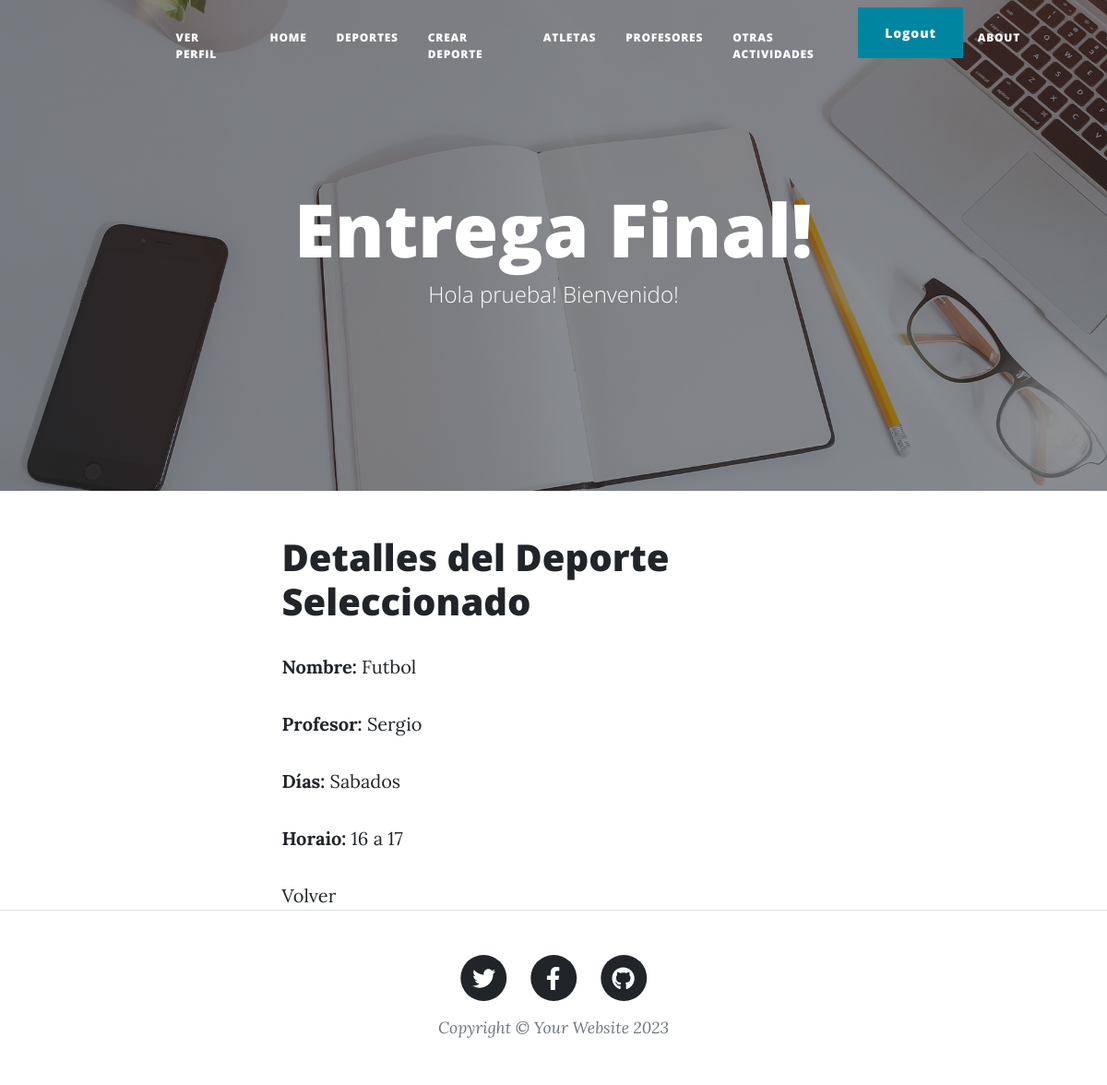
/detalle-deporte/4 (signed in), run on the app's committed database.
### mi_primer_app/models.py (models this page shows, shortened)
class Deporte(models.Model):
    nombre = models.CharField(max_length=100)
    profesor = models.CharField(max_length=100)
    dias = models.CharField(max_length=100)
    horarios = models.CharField(max_length=20)

### mi_primer_app/views.py (the view)
# urls.py: path('detalle-deporte/<int:pk>', DeporteDetailView.as_view(), name='detalle-deporte'),
class DeporteDetailView(DetailView):
     model = Deporte
     template_name = 'mi_primer_app/detalle_deporte.html'
     context_object_name = 'deportes'

### mi_primer_app/templates/mi_primer_app/detalle_deporte.html
{% extends "padre.html" %}
{% block content %}
<h1>Detalles del Deporte Seleccionado</h1>
{% if deportes %}
        <p><strong>Nombre:</strong> {{ deportes.nombre }}</p>
        <p><strong>Profesor:</strong> {{ deportes.profesor }}</p>
        <p><strong>Días:</strong> {{ deportes.dias }}</p>
        <p><strong>Horaio:</strong> {{ deportes.horarios }}</p>
{% endif %}
<a href="{% url 'deportes' %}">Volver</a>
{% endblock %}

### templates/padre.html (shortened to what this page needs)
{% load static %}
<!DOCTYPE html>
<html lang="en">
    <head>
        <link href="{% static 'css/styles.css' %}" rel="stylesheet" />
    </head>
    <body>
        <nav class="navbar navbar-expand-lg navbar-light" id="mainNav">
            <div class="container px-4 px-lg-5">
                  {% if user.avatar.imagen %}
                        <ul class="navbar-nav ms-auto py-4 py-lg-0">
                           <li class="nav-item"><a class="nav-link px-lg-3 py-3 py-lg-4" href="{% url 'profile' %}">Ver Perfil</a></li>
                        </ul>
                  {% endif %}
                <div class="collapse navbar-collapse" id="navbarResponsive">
                    <ul class="navbar-nav ms-auto py-4 py-lg-0">
                        <li class="nav-item"><a class="nav-link px-lg-3 py-3 py-lg-4" href="{% url 'inicio' %}">Home</a></li>
                        <li class="nav-item"><a class="nav-link px-lg-3 py-3 py-lg-4" href="{% url 'deportes' %}">Deportes</a></li>
                        <li class="nav-item"><a class="nav-link px-lg-3 py-3 py-lg-4" href="{% url 'crear-deporte' %}">Crear Deporte</a></li>
                        <li class="nav-item"><a class="nav-link px-lg-3 py-3 py-lg-4" href="{% url 'listar-atletas' %}">Atletas</a></li>
                        <li class="nav-item"><a class="nav-link px-lg-3 py-3 py-lg-4" href="{% url 'listar-profesores' %}">Profesores</a></li>
                        <li class="nav-item"><a class="nav-link px-lg-3 py-3 py-lg-4" href="{% url 'listar-otras-actividades' %}">Otras Actividades</a></li>
                        {% if user.is_authenticated %}
                            <li class="nav-item">
                                <form action="{% url "logout" %}" method="POST">
                                <button type="submit" class="btn btn-primary">Logout</button>
                                </form>
                            </li>
                        {% endif %}
                        <li class="nav-item"><a class="nav-link px-lg-3 py-3 py-lg-4" href="{% url 'about' %}">About</a></li>
                    </ul>
                </div>
            </div>
        </nav>
        <header class="masthead" style="background-image: url('assets/img/home-bg.jpg')">
            <div class="container position-relative px-4 px-lg-5">
                <div class="row gx-4 gx-lg-5 justify-content-center">
                    <div class="col-md-10 col-lg-8 col-xl-7">
                        <div class="site-heading">
                            <h1>Entrega Final!</h1>
                            <span class="subheading">Hola {{ user.username}}! Bienvenido!</span>
                        </div>
                    </div>
                </div>
            </div>
        </header>
        <div class="container px-4 px-lg-5">
            <div class="row gx-4 gx-lg-5 justify-content-center">
                <div class="col-md-10 col-lg-8 col-xl-7">
                    {% block content %}
                    {% endblock %}
                </div>
            </div>
        </div>
        <footer class="border-top">
            <div class="container px-4 px-lg-5">
                <div class="row gx-4 gx-lg-5 justify-content-center">
                    <div class="col-md-10 col-lg-8 col-xl-7">
                        <ul class="list-inline text-center">
                            <li class="list-inline-item">
                                <a href="#!">
                                    <span class="fa-stack fa-lg">
                                        <i class="fas fa-circle fa-stack-2x"></i>
                                        <i class="fab fa-twitter fa-stack-1x fa-inverse"></i>
                                    </span>
                                </a>
                            </li>
                            <li class="list-inline-item">
                                <a href="#!">
                                    <span class="fa-stack fa-lg">
                                        <i class="fas fa-circle fa-stack-2x"></i>
                                        <i class="fab fa-facebook-f fa-stack-1x fa-inverse"></i>
                                    </span>
                                </a>
                            </li>
                            <li class="list-inline-item">
                                <a href="#!">
                                    <span class="fa-stack fa-lg">
                                        <i class="fas fa-circle fa-stack-2x"></i>
                                        <i class="fab fa-github fa-stack-1x fa-inverse"></i>
                                    </span>
                                </a>
                            </li>
                        </ul>
                        <div class="small text-center text-muted fst-italic">Copyright &copy; Your Website 2023</div>
                    </div>
                </div>
            </div>
        </footer>
    </body>
</html>

### data on the page
Deporte: nombre "Futbol", profesor "Sergio", dias "Sabados", horarios "16 a 17"

### other printed values
{{ user.username }} "prueba"
